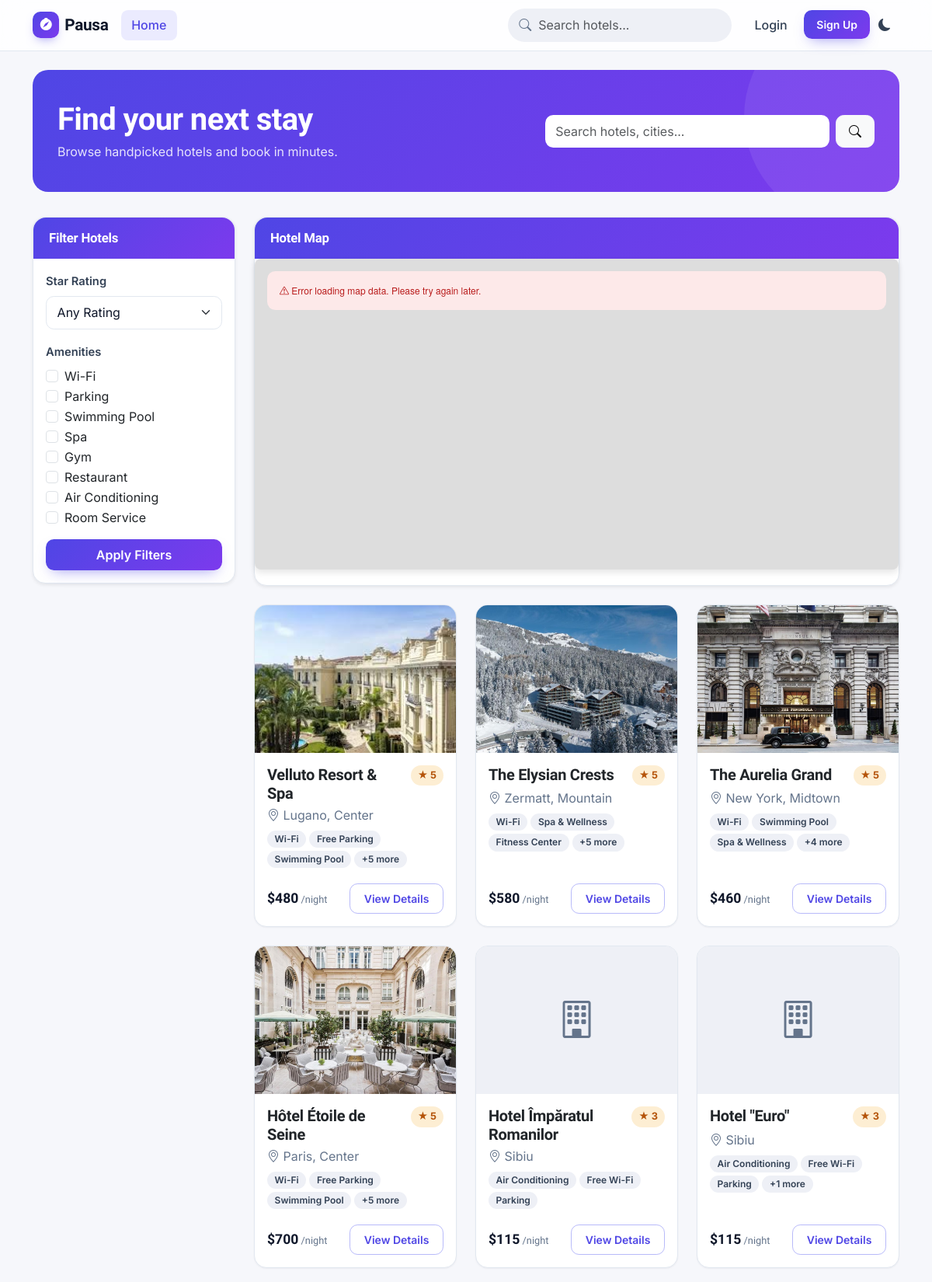
The page / (upper part) on the database its author committed.
### hotels/models.py (models this page shows, shortened)
class Hotel(models.Model):
    name = models.CharField(max_length=200)
    description = models.TextField()
    address = models.CharField(max_length=255)
    city = models.CharField(max_length=100)
    district = models.CharField(max_length=100, blank=True)
    star_rating = models.PositiveSmallIntegerField(default=3)
    image = models.ImageField(upload_to='hotel_images/', blank=True, null=True)
    is_pet_friendly = models.BooleanField(default=False)
    is_family_friendly = models.BooleanField(default=False)
    latitude = models.FloatField(null=True, blank=True)
    longitude = models.FloatField(null=True, blank=True)
    created_at = models.DateTimeField(auto_now_add=True)
    updated_at = models.DateTimeField(auto_now=True)
    def get_amenities(self):
        return self.amenities.all()

class HotelAmenity(models.Model):
    hotel = models.ForeignKey(Hotel, on_delete=models.CASCADE, related_name='amenities')
    name = models.CharField(max_length=100)
    class Meta:
        verbose_name_plural = 'Hotel Amenities'

class Room(models.Model):
    hotel = models.ForeignKey(Hotel, on_delete=models.CASCADE, related_name='rooms')
    name = models.CharField(max_length=100)
    description = models.TextField()
    price = models.DecimalField(max_digits=10, decimal_places=2)
    capacity = models.PositiveSmallIntegerField(default=2)
    is_available = models.BooleanField(default=True)

### hotels/views.py (the view, shortened to what this page needs)
# urls.py: path('', views.hotel_list, name='home'),
def hotel_list(request):
    hotels = Hotel.objects.all()
    search_query = request.GET.get('search', '')
    if search_query:
        hotels = hotels.filter(
            Q(name__icontains=search_query) |
            Q(city__icontains=search_query) |
            Q(district__icontains=search_query)
        )
    star_rating = request.GET.get('star_rating', '')
    if star_rating and star_rating.isdigit():
        hotels = hotels.filter(star_rating=int(star_rating))
    selected_amenities = request.GET.getlist('amenities[]', [])
    amenity_mapping = {
        'wifi': ['wifi', 'wi-fi', 'wi fi', 'internet'],
        'air_conditioning': ['air conditioning', 'ac', 'a/c', 'air con'],
        'room_service': ['room service'],
        'gym': ['gym', 'fitness', 'fitness center', 'fitness centre'],
        'parking': ['parking', 'free parking', 'valet parking'],
        'pool': ['pool', 'swimming pool', 'indoor pool', 'outdoor pool'],
        'spa': ['spa', 'wellness', 'massage'],
        'restaurant': ['restaurant', 'dining', 'on-site restaurant']
    }
    hotels = hotels.distinct()
    paginator = Paginator(hotels, 12)  # Show 12 hotels per page
    page_number = request.GET.get('page')
    page_obj = paginator.get_page(page_number)
    context = {
        'page_obj': page_obj,
        'search_query': search_query,
        'star_rating': star_rating,
        'selected_amenities': selected_amenities,
    }
    return render(request, 'hotels/hotel_list.html', context)

### templates/hotels/hotel_list.html (shortened to what this page needs)
{% extends 'base.html' %}
{% block content %}
<div class="page-hero">
    <div class="row align-items-center position-relative" style="z-index: 1;">
        <div class="col-lg-7">
            <h1>Find your next stay</h1>
            <p>Browse handpicked hotels and book in minutes.</p>
        </div>
        <div class="col-lg-5 mt-3 mt-lg-0">
            <form action="{% url 'search_hotels' %}" method="get" class="d-flex gap-2">
                <input type="text" name="q" class="form-control border-0" placeholder="Search hotels, cities..." value="{{ search_query }}">
                <button type="submit" class="btn btn-light fw-semibold px-3"><i class="bi bi-search"></i></button>
            </form>
        </div>
    </div>
</div>
<div class="row">
    <div class="col-lg-3 mb-4">
        <div class="card shadow-sm">
            <div class="card-header bg-primary text-white">
                <h5 class="mb-0">Filter Hotels</h5>
            </div>
            <div class="card-body">
                <form method="get" action="{% url 'hotel_list' %}">
                    <div class="mb-3">
                        <label class="form-label">Star Rating</label>
                        <select name="star_rating" class="form-select">
                            <option value="">Any Rating</option>
                        </select>
                    </div>
                    <div class="mb-3">
                        <label class="form-label">Amenities</label>
                        <div class="form-check">
                            <input class="form-check-input" type="checkbox" name="amenities[]" value="wifi" id="wifi"
                                {% if "wifi" in selected_amenities %}checked{% endif %}>
                            <label class="form-check-label" for="wifi">Wi-Fi</label>
                        </div>
                        <div class="form-check">
                            <input class="form-check-input" type="checkbox" name="amenities[]" value="parking" id="parking"
                                {% if "parking" in selected_amenities %}checked{% endif %}>
                            <label class="form-check-label" for="parking">Parking</label>
                        </div>
                        <div class="form-check">
                            <input class="form-check-input" type="checkbox" name="amenities[]" value="pool" id="pool"
                                {% if "pool" in selected_amenities %}checked{% endif %}>
                            <label class="form-check-label" for="pool">Swimming Pool</label>
                        </div>
                        <div class="form-check">
                            <input class="form-check-input" type="checkbox" name="amenities[]" value="spa" id="spa"
                                {% if "spa" in selected_amenities %}checked{% endif %}>
                            <label class="form-check-label" for="spa">Spa</label>
                        </div>
                        <div class="form-check">
                            <input class="form-check-input" type="checkbox" name="amenities[]" value="gym" id="gym"
                                {% if "gym" in selected_amenities %}checked{% endif %}>
                            <label class="form-check-label" for="gym">Gym</label>
                        </div>
                        <div class="form-check">
                            <input class="form-check-input" type="checkbox" name="amenities[]" value="restaurant" id="restaurant"
                                {% if "restaurant" in selected_amenities %}checked{% endif %}>
                            <label class="form-check-label" for="restaurant">Restaurant</label>
                        </div>
                        <div class="form-check">
                            <input class="form-check-input" type="checkbox" name="amenities[]" value="air_conditioning" id="air_conditioning"
                                {% if "air_conditioning" in selected_amenities %}checked{% endif %}>
                            <label class="form-check-label" for="air_conditioning">Air Conditioning</label>
                        </div>
                        <div class="form-check">
                            <input class="form-check-input" type="checkbox" name="amenities[]" value="room_service" id="room_service"
                                {% if "room_service" in selected_amenities %}checked{% endif %}>
                            <label class="form-check-label" for="room_service">Room Service</label>
                        </div>
                    </div>
                    <button type="submit" class="btn btn-primary w-100">Apply Filters</button>
                </form>
            </div>
        </div>
    </div>    <div class="col-lg-9">
        <div class="card shadow-sm mb-4">
            <div class="card-header bg-primary text-white">
                <h5 class="mb-0">Hotel Map</h5>
            </div>
            <div class="card-body p-0">
                <div id="hotel-map"></div>
            </div>
        </div>
        {% if page_obj %}
            <div class="row">
                {% for hotel in page_obj %}
                    <div class="col-md-6 col-lg-4 mb-4">
                        <div class="card hotel-card h-100">
                            <div class="card-img-wrap">
                                {% if hotel.image %}
                                    <img src="{{ hotel.image.url }}" alt="{{ hotel.name }}">
                                {% else %}
                                    <div class="d-flex align-items-center justify-content-center h-100" style="background: var(--surface-sunken); color: var(--ink-500);">
                                        <i class="bi bi-building" style="font-size: 3rem;"></i>
                                    </div>
                                {% endif %}
                            </div>
                            <div class="card-body d-flex flex-column">
                                <div class="d-flex justify-content-between align-items-start gap-2 mb-1">
                                    <h5 class="card-title mb-0">{{ hotel.name }}</h5>
                                    <span class="star-badge">★ {{ hotel.star_rating }}</span>
                                </div>
                                <p class="card-text text-muted mb-2">
                                    <i class="bi bi-geo-alt"></i> {{ hotel.city }}{% if hotel.district %}, {{ hotel.district }}{% endif %}
                                </p>
                                <div class="d-flex flex-wrap mb-3">
                                    {% for amenity in hotel.get_amenities|slice:":3" %}
                                        <span class="badge bg-secondary me-1 mb-1">{{ amenity.name }}</span>
                                    {% endfor %}
                                    {% if hotel.get_amenities.count > 3 %}
                                        <span class="badge bg-secondary me-1 mb-1">+{{ hotel.get_amenities.count|add:"-3" }} more</span>
                                    {% endif %}
                                </div>
                                <div class="d-flex justify-content-between align-items-center mt-auto">
                                    {% with min_price=hotel.rooms.all|dictsort:"price"|first %}
                                        {% if min_price %}
                                            <div class="price-tag">${{ min_price.price|floatformat:0 }}<small> /night</small></div>
                                        {% else %}
                                            <div class="text-muted">Price unavailable</div>
                                        {% endif %}
                                    {% endwith %}
                                    <a href="{% url 'hotel_detail' hotel.id %}" class="btn btn-outline-primary btn-sm">View Details</a>
                                </div>
                            </div>
                        </div>
                    </div>
                {% endfor %}
            </div>
        {% else %}
            <div class="alert alert-info">
                No hotels found matching your criteria. Try adjusting your filters or search terms.
            </div>
        {% endif %}    </div>
</div>
{% endblock %}

### static/css/app.css (style rules this page uses)
:root { --font-display: "Plus Jakarta Sans", "Inter", system-ui, sans-serif; --font-body: "Inter", system-ui, -apple-system, sans-serif; --brand-600: #4f46e5; --brand-500: #6366f1; --brand-400: #818cf8; --brand-grad: linear-gradient(135deg, #4f46e5 0%, #7c3aed 100%); --accent: #f59e0b; --surface-page: #f6f7fb; --surface-card: #ffffff; --surface-sunken: #eef0f6; --ink-900: #0f172a; --ink-700: #334155; --ink-500: #64748b; --line: #e2e8f0; --shadow-sm: 0 1px 2px rgba(15, 23, 42, .05); --shadow-md: 0 1px 2px rgba(15, 23, 42, .05), 0 10px 30px -12px rgba(15, 23, 42, .18); --shadow-lg: 0 20px 50px -16px rgba(15, 23, 42, .25); --radius: 1rem; --radius-sm: .65rem; --bs-link-color: var(--brand-600); }
html { scroll-behavior: smooth; }
body { font-family: var(--font-body); background-color: var(--surface-page); color: var(--ink-700); transition: background-color .25s ease, color .25s ease; -webkit-font-smoothing: antialiased; }
h1, h2, h3, h4, h5, h6, .navbar-brand, .display-5, .display-6 { font-family: var(--font-display); font-weight: 700; color: var(--ink-900); letter-spacing: -.015em; }
.text-muted { color: var(--ink-500) !important; }
a { color: var(--brand-600); text-decoration: none; }
.card { background-color: var(--surface-card); border: 1px solid var(--line); border-radius: var(--radius); box-shadow: var(--shadow-sm); transition: transform .2s ease, box-shadow .2s ease, background-color .25s ease; }
.card-header { background: transparent; border-bottom: 1px solid var(--line); padding: 1rem 1.25rem; font-family: var(--font-display); border-top-left-radius: var(--radius) !important; border-top-right-radius: var(--radius) !important; }
.card-header h4, .card-header h5 { font-size: 1.05rem; margin: 0; }
.card-header.bg-primary { background: var(--brand-grad) !important; border-bottom: none; color: #fff; }
.card-header.bg-primary h1, .card-header.bg-primary h2, .card-header.bg-primary h3, .card-header.bg-primary h4, .card-header.bg-primary h5 { color: #fff; }
.btn { border-radius: var(--radius-sm); font-weight: 600; padding: .5rem 1.1rem; transition: all .18s ease; }
.btn-primary { background: var(--brand-grad); border: none; box-shadow: 0 8px 18px -8px rgba(79, 70, 229, .55); }
.btn-outline-primary { color: var(--brand-600); border-color: color-mix(in srgb, var(--brand-500) 45%, transparent); }
.form-control, .form-select { background-color: var(--surface-card); border: 1px solid var(--line); border-radius: var(--radius-sm); color: var(--ink-900); padding: .55rem .85rem; transition: border-color .15s ease, box-shadow .15s ease; }
.form-label { font-weight: 600; color: var(--ink-700); font-size: .92rem; }
.badge { font-weight: 600; border-radius: 999px; padding: .42em .8em; }
.badge.bg-secondary { background: var(--surface-sunken) !important; color: var(--ink-700); }
.page-hero { background: var(--brand-grad); border-radius: calc(var(--radius) + .25rem); color: #fff; padding: 2.5rem 2rem; margin-bottom: 2rem; position: relative; overflow: hidden; }
.page-hero::after { content: ""; position: absolute; right: -80px; top: -80px; width: 280px; height: 280px; border-radius: 50%; background: rgba(255, 255, 255, .08); }
.page-hero h1 { color: #fff; margin-bottom: .35rem; }
.page-hero p { color: rgba(255, 255, 255, .85); margin: 0; }
.hotel-card { overflow: hidden; }
.hotel-card .card-img-wrap { overflow: hidden; height: 190px; }
.hotel-card .card-img-wrap img, .hotel-card .card-img-top { height: 190px; width: 100%; object-fit: cover; transition: transform .4s ease; }
.star-badge { background: color-mix(in srgb, var(--accent) 18%, transparent); color: #b45309; font-weight: 700; border-radius: 999px; padding: .3em .7em; font-size: .8rem; white-space: nowrap; }
.price-tag { font-family: var(--font-display); font-weight: 800; color: var(--ink-900); font-size: 1.1rem; }
.price-tag small { font-weight: 500; color: var(--ink-500); font-size: .8rem; }
.leaflet-container { border-radius: var(--radius-sm); }

### templates/hotels/hotel_list.html (style rules this page uses)
#hotel-map { height: 400px; width: 100%; margin-bottom: 20px; border-radius: 8px; box-shadow: 0 4px 8px rgba(0,0,0,0.1); }

### rows shown on the page
Hotel: image (picture), name "Velluto Resort & Spa", star_rating "5", city "Lugano", district "Center", get_amenities.count|add "5", rooms.price "480"
HotelAmenity: name "Wi-Fi"
HotelAmenity: name "Free Parking"
HotelAmenity: name "Swimming Pool"
Hotel: image (picture), name "The Elysian Crests", star_rating "5", city "Zermatt", district "Mountain", get_amenities.count|add "5", rooms.price "580"
HotelAmenity: name "Wi-Fi"
HotelAmenity: name "Spa & Wellness"
HotelAmenity: name "Fitness Center"
Hotel: image (picture), name "The Aurelia Grand", star_rating "5", city "New York", district "Midtown", get_amenities.count|add "4", rooms.price "460"
HotelAmenity: name "Wi-Fi"
HotelAmenity: name "Swimming Pool"
HotelAmenity: name "Spa & Wellness"
Hotel: image (picture), name "Hôtel Étoile de Seine", star_rating "5", city "Paris", district "Center", get_amenities.count|add "5", rooms.price "700"
HotelAmenity: name "Wi-Fi"
HotelAmenity: name "Free Parking"
HotelAmenity: name "Swimming Pool"
Hotel: name "Hotel Împăratul Romanilor", star_rating "3", city "Sibiu", rooms.price "115"
HotelAmenity: name "Air Conditioning"
HotelAmenity: name "Free Wi-Fi"
HotelAmenity: name "Parking"
Hotel: name "Hotel \"Euro\"", star_rating "3", city "Sibiu", get_amenities.count|add "1", rooms.price "115"
HotelAmenity: name "Air Conditioning"
HotelAmenity: name "Free Wi-Fi"
HotelAmenity: name "Parking"
